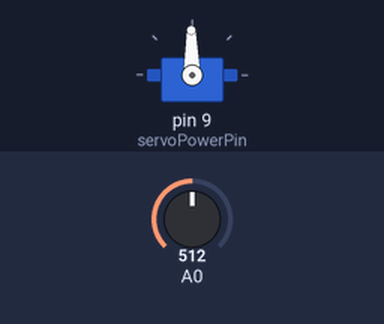
Recording of a sketch running on a simulated Arduino Uno, built with avr-gcc and run on an emulated ATmega328P. Shown: servo. Inputs (shaded band) come from the test bench; at power-on: A0 = 512. What the sketch prints to the serial monitor is not drawn.

Above: at 8.7 s.
8.8 s: A0 set to 716
At 10.0 s:
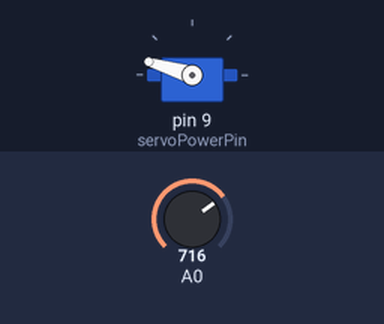
10.3 s: A0 set to 900
At 10.9 s:
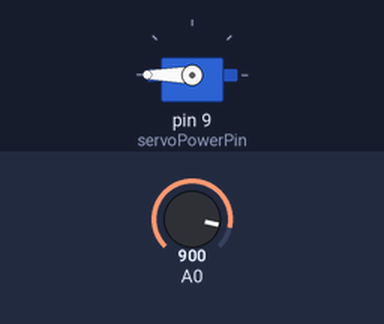
11.8 s: A0 set to 511
At 12.4 s:
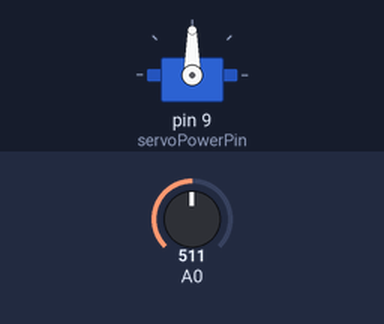
13.3 s: A0 set to 122
At 14.5 s:
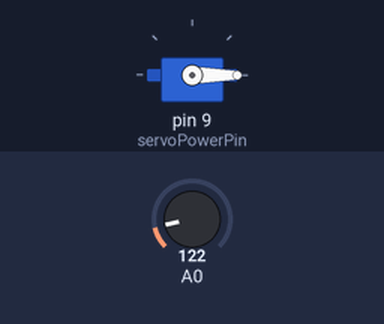
Timing chart, 0 to 15.8 s (numbered marks = the images above; inputs shaded):
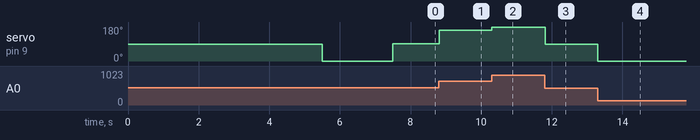

Measured:
- after the input at 8.8 s, servo on pin 9 (servoPowerPin): 91° → 163° at once
- after the input at 10.3 s, servo on pin 9 (servoPowerPin): 163° → 180° at once
- after the input at 11.8 s, servo on pin 9 (servoPowerPin): 180° → 90° at once
- after the input at 13.3 s, servo on pin 9 (servoPowerPin): 90° → 0° at once

The sketch:

ThreeColor2.ino
```cpp
#include <Servo.h>

#define servoPowerPin 9
Servo servoPower;
int valueAnalog=0;
int myangle;
void setup() {
  Serial.begin(9600);
  pinMode(servoPowerPin,OUTPUT);
  Serial.println("init over");
  delay(3000);
  powerOn();
}

void loop() {
  valueAnalog = analogRead(A0);
//  for(int i=0;i<=50;i++)//给予舵机足够的时间让它转到指定角度
//  {
      servopulse(valueAnalog);//引用脉冲函数
//  }
}
```

ServoFunction.ino
```cpp
void powerOn(){
  servoPower.attach(servoPowerPin,1000,2000);
  delay(2500);
  servoPower.writeMicroseconds(1000);
  delay(2000);
}

void powerOff(){
  Serial.println("powerOff");
  for(int i=0;i<=20;i++)
    {
      digitalWrite(servoPowerPin,HIGH);
      delayMicroseconds(400);
      digitalWrite(servoPowerPin,LOW);
      delay(20-10/1000);
    }
}
void servopulse(int val){
  val=map(val,0,1010,500,2480);
  servoPower.write(val);
  delay(15);
}

void servopulse2(int val1)//定义一个脉冲函数
{
  myangle=map(val1,0,1023,500,2480);
  digitalWrite(servoPowerPin,HIGH);//将舵机接口电平至高
  delayMicroseconds(myangle);//延时脉宽值的微秒数
  digitalWrite(servoPowerPin,LOW);//将舵机接口电平至低
  myangle=map(val1,0,1023,0,180);
  delay(20-myangle/1000);
}
```
